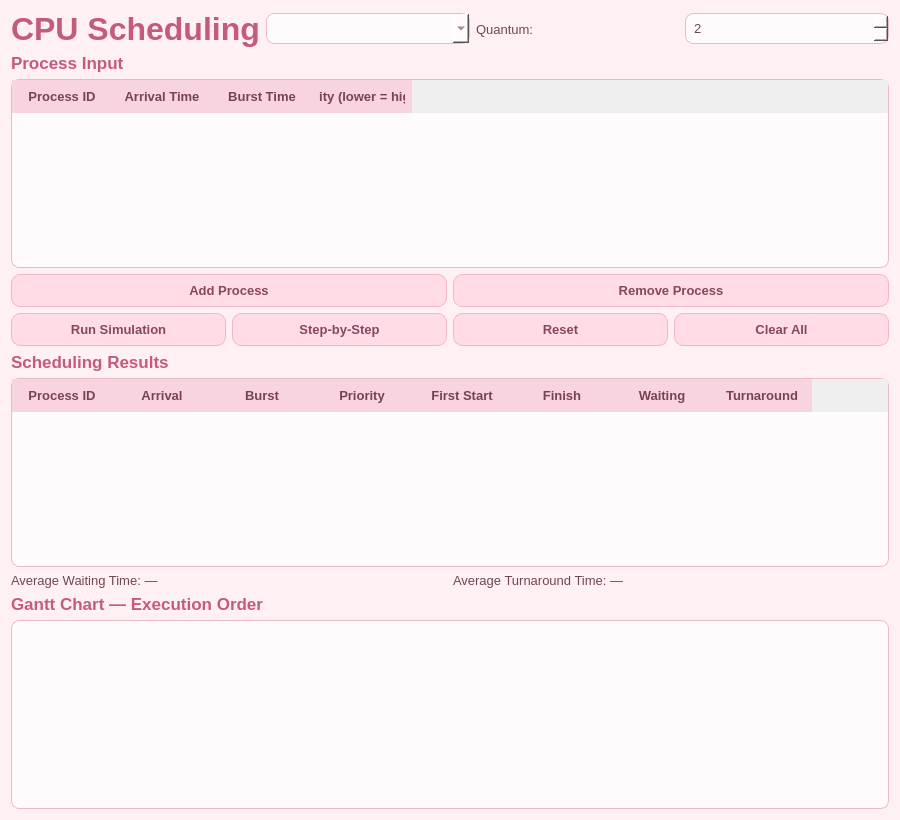
<?xml version="1.0" encoding="UTF-8"?>
<ui version="4.0">
 <class>Dialog</class>
 <widget class="QDialog" name="Dialog">
  <property name="geometry"><rect><x>0</x><y>0</y><width>900</width><height>820</height></rect></property>
  <property name="windowTitle"><string>CPU Scheduling</string></property>
  <property name="styleSheet">
   <string notr="true">
QDialog { background-color: #FFF0F3; color: #704653; font-family: &quot;Nunito&quot;; font-size: 10pt; }
QWidget { font-family: &quot;Nunito&quot;; }
QLabel { color: #704653; background: transparent; font-size: 10pt; }
QLabel#lblTitle { color: #C45B7A; font-size: 24pt; font-weight: 700; }
QLabel#lblInput, QLabel#lblResults, QLabel#lblGantt { color: #C45B7A; font-size: 13pt; font-weight: 700; }
QPushButton { background-color: #FFDCE6; color: #87475D; border: 1px solid #F3B5C8; border-radius: 9px; padding: 8px; font-size: 10pt; font-weight: 600; }
QPushButton:hover { background-color: #FFC4D6; }
QPushButton:pressed { background-color: #F2A9C0; }
QTableWidget { background-color: #FFFAFC; alternate-background-color: #FFF0F4; color: #704653; gridline-color: #F0C6D3; border: 1px solid #EABAC9; border-radius: 8px; font-size: 10pt; }
QHeaderView::section { background-color: #F8D4E0; color: #784254; padding: 7px; border: none; font-size: 10pt; font-weight: 700; }
QComboBox, QSpinBox { background-color: #FFFAFC; color: #704653; border: 1px solid #EABAC9; border-radius: 8px; padding: 6px; font-size: 10pt; }
QComboBox QAbstractItemView { background-color: #FFFAFC; color: #704653; selection-background-color: #F2A9C0; selection-color: #704653; outline: 0; }
QComboBox QAbstractItemView::item { color: #704653; min-height: 28px; padding: 5px; }
   </string>
  </property>
  <layout class="QVBoxLayout" name="verticalLayout">
   <item><layout class="QHBoxLayout" name="algorithmLayout">
    <item><widget class="QLabel" name="lblTitle"><property name="text"><string>CPU Scheduling</string></property></widget></item>
    <item><widget class="QComboBox" name="cmbAlgorithm"/></item>
    <item><widget class="QLabel" name="lblQuantum"><property name="text"><string>Quantum:</string></property></widget></item>
    <item><widget class="QSpinBox" name="spinQuantum"><property name="minimum"><number>1</number></property><property name="maximum"><number>1000000</number></property><property name="value"><number>2</number></property></widget></item>
   </layout></item>
   <item><widget class="QLabel" name="lblInput"><property name="text"><string>Process Input</string></property></widget></item>
   <item><widget class="QTableWidget" name="tblInput"><property name="minimumSize"><size><width>0</width><height>120</height></size></property><property name="columnCount"><number>4</number></property><column><property name="text"><string>Process ID</string></property></column><column><property name="text"><string>Arrival Time</string></property></column><column><property name="text"><string>Burst Time</string></property></column><column><property name="text"><string>Priority (lower = higher)</string></property></column></widget></item>
   <item><layout class="QHBoxLayout" name="processButtons">
    <item><widget class="QPushButton" name="btnAddProcess"><property name="text"><string>Add Process</string></property></widget></item>
    <item><widget class="QPushButton" name="btnRemoveProcess"><property name="text"><string>Remove Process</string></property></widget></item>
   </layout></item>
   <item><layout class="QHBoxLayout" name="simulationButtons">
    <item><widget class="QPushButton" name="btnCalculate"><property name="text"><string>Run Simulation</string></property></widget></item>
    <item><widget class="QPushButton" name="btnStepByStep"><property name="text"><string>Step-by-Step</string></property></widget></item>
    <item><widget class="QPushButton" name="btnReset"><property name="text"><string>Reset</string></property></widget></item>
    <item><widget class="QPushButton" name="btnClearAll"><property name="text"><string>Clear All</string></property></widget></item>
   </layout></item>
   <item><widget class="QLabel" name="lblResults"><property name="text"><string>Scheduling Results</string></property></widget></item>
   <item><widget class="QTableWidget" name="tblResults"><property name="minimumSize"><size><width>0</width><height>120</height></size></property><property name="columnCount"><number>8</number></property><column><property name="text"><string>Process ID</string></property></column><column><property name="text"><string>Arrival</string></property></column><column><property name="text"><string>Burst</string></property></column><column><property name="text"><string>Priority</string></property></column><column><property name="text"><string>First Start</string></property></column><column><property name="text"><string>Finish</string></property></column><column><property name="text"><string>Waiting</string></property></column><column><property name="text"><string>Turnaround</string></property></column></widget></item>
   <item><layout class="QHBoxLayout" name="averagesLayout">
    <item><widget class="QLabel" name="lblAvgWaiting"><property name="text"><string>Average Waiting Time: —</string></property></widget></item>
    <item><widget class="QLabel" name="lblAvgTurnaround"><property name="text"><string>Average Turnaround Time: —</string></property></widget></item>
   </layout></item>
   <item><widget class="QLabel" name="lblGantt"><property name="text"><string>Gantt Chart — Execution Order</string></property></widget></item>
   <item><widget class="QGraphicsView" name="ganttView"><property name="minimumSize"><size><width>0</width><height>125</height></size></property><property name="maximumHeight"><number>180</number></property><property name="styleSheet"><string notr="true">QGraphicsView { background-color: #FFFAFC; border: 1px solid #EABAC9; border-radius: 8px; }</string></property></widget></item>
  </layout>
 </widget>
 <resources/>
 <connections/>
</ui>
